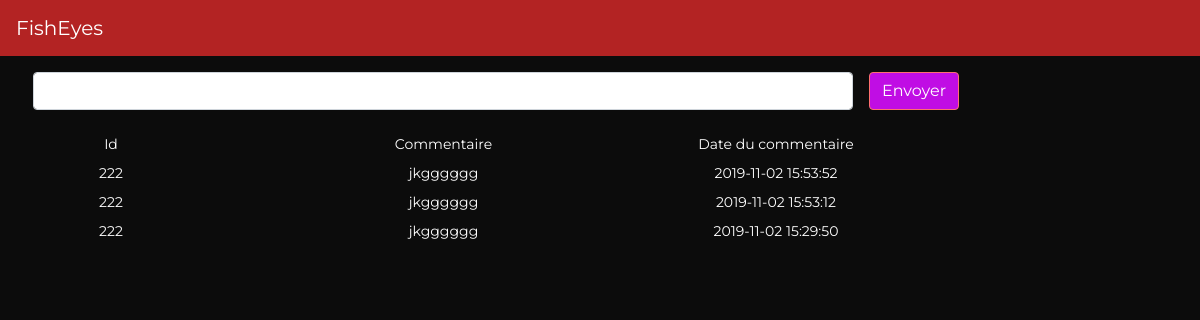
Screenshot of /Bootstrap/movie-Genres/commentaire.php?id_movies=475557 with the database file from the repository.
### tables this page shows
CREATE TABLE `commentaire` (
  `id` int(11) NOT NULL,
  `id_users` varchar(255) NOT NULL,
  `id_movies` varchar(255) NOT NULL,
  `comment` varchar(255) NOT NULL,
  `date_commentaire` datetime NOT NULL
);

### Bootstrap/movie-Genres/commentaire.php (the view, shortened to what this page needs)
<!DOCTYPE html>
<html lang="en">
<head>
    <link rel="stylesheet" href="https://stackpath.bootstrapcdn.com/bootstrap/4.3.1/css/bootstrap.min.css">
    <link href="../style.css" rel="stylesheet">
</head>
<body>
    <nav class="navbar navbar-expand-lg navbar-light navbar-1">
            <a class="navbar-brand text-white" href="../">FishEyes</a>
    </nav>
    <form method="POST" class="form-inline row mt-3">
        <input class="form-control col-8 ml-5" type="text" name="commentaire">
        <button class="btn btn-film ml-3 mr-3"type="submit" name="envoyer">Envoyer</button>
    </form>
    <div class="container ml-3">
        <div class="row mt-4 text-white">
            <div class="col-2 text-center">Id</div>
            <div class="col-5 text-center">Commentaire</div>
            <div class="col-2 text-center">Date du commentaire</div>
        </div>
    <?php
    $idMovies=$_GET['id_movies'];
    $bdd = new PDO('mysql:host=localhost;dbname=id11453176_fisheyes;', 'id11453176_daniel43886', 'c=5CPBky');
    $reponse = $bdd->query('SELECT id_users, comment, date_commentaire FROM commentaire WHERE id_movies='.$idMovies.' ORDER BY date_commentaire DESC LIMIT 10');
    while ($donnees = $reponse->fetch()){
        echo
        '<div class="row mt-2 text-white">
            <div class="col-2 text-center">'.htmlspecialchars($donnees['id_users']).'</div>
            <div class="col-5 text-center">'.htmlspecialchars($donnees['comment']).'</div>
            <div class="col-2 text-center">'.htmlspecialchars($donnees['date_commentaire']).'</div>
        </div>';
    }
    ?>
    </div>
</body>
</html>

### rows the page displays
commentaire: id_users "222", comment "jkgggggg", date_commentaire "2019-11-02 15:53:52"
commentaire: id_users "222", comment "jkgggggg", date_commentaire "2019-11-02 15:53:12"
commentaire: id_users "222", comment "jkgggggg", date_commentaire "2019-11-02 15:29:50"
